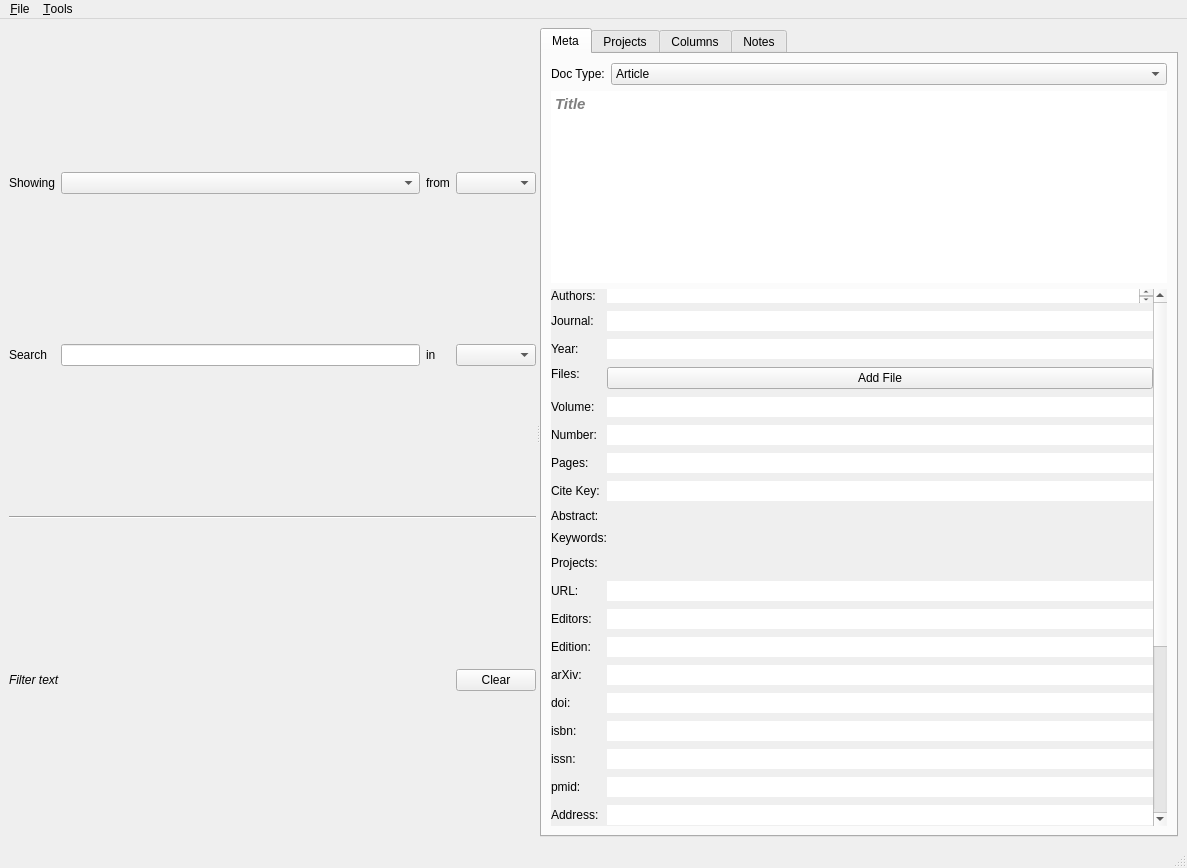
<?xml version="1.0" encoding="UTF-8"?>
<ui version="4.0">
 <class>MainWindow</class>
 <widget class="QMainWindow" name="MainWindow">
  <property name="geometry">
   <rect>
    <x>0</x>
    <y>0</y>
    <width>1187</width>
    <height>868</height>
   </rect>
  </property>
  <property name="windowTitle">
   <string>ArDa</string>
  </property>
  <widget class="QWidget" name="centralwidget">
   <layout class="QHBoxLayout" name="horizontalLayout">
    <item>
     <widget class="QSplitter" name="splitter">
      <property name="orientation">
       <enum>Qt::Horizontal</enum>
      </property>
      <widget class="QWidget" name="gridLayoutWidget">
       <layout class="QGridLayout" name="gridLayout_2">
        <item row="1" column="3">
         <widget class="QComboBox" name="comboBox_Search_Column"/>
        </item>
        <item row="1" column="0">
         <widget class="QLabel" name="label_7">
          <property name="text">
           <string>Search</string>
          </property>
         </widget>
        </item>
        <item row="1" column="2">
         <widget class="QLabel" name="label_8">
          <property name="text">
           <string>in</string>
          </property>
         </widget>
        </item>
        <item row="0" column="2">
         <widget class="QLabel" name="label_6">
          <property name="text">
           <string>from</string>
          </property>
         </widget>
        </item>
        <item row="0" column="0">
         <widget class="QLabel" name="label_5">
          <property name="text">
           <string>Showing</string>
          </property>
         </widget>
        </item>
        <item row="0" column="1">
         <widget class="QComboBox" name="comboBox_Filter"/>
        </item>
        <item row="1" column="1">
         <widget class="QLineEdit" name="lineEdit_Search"/>
        </item>
        <item row="3" column="0" colspan="3">
         <widget class="QLabel" name="label_CurrentFilter">
          <property name="font">
           <font>
            <italic>true</italic>
           </font>
          </property>
          <property name="text">
           <string>Filter text</string>
          </property>
          <property name="wordWrap">
           <bool>true</bool>
          </property>
         </widget>
        </item>
        <item row="3" column="3">
         <widget class="QPushButton" name="pushButton_ClearFilter">
          <property name="text">
           <string>Clear</string>
          </property>
          <property name="shortcut">
           <string>Esc</string>
          </property>
         </widget>
        </item>
        <item row="2" column="0" colspan="4">
         <widget class="Line" name="line">
          <property name="orientation">
           <enum>Qt::Horizontal</enum>
          </property>
         </widget>
        </item>
        <item row="0" column="3">
         <widget class="QComboBox" name="comboBox_Filter_Project"/>
        </item>
       </layout>
      </widget>
      <widget class="QTabWidget" name="tabSidePanel">
       <property name="sizePolicy">
        <sizepolicy hsizetype="Maximum" vsizetype="Expanding">
         <horstretch>0</horstretch>
         <verstretch>0</verstretch>
        </sizepolicy>
       </property>
       <property name="minimumSize">
        <size>
         <width>250</width>
         <height>0</height>
        </size>
       </property>
       <property name="maximumSize">
        <size>
         <width>16777215</width>
         <height>16777215</height>
        </size>
       </property>
       <property name="currentIndex">
        <number>0</number>
       </property>
       <widget class="QWidget" name="tabSidePanelPage1_2">
        <attribute name="title">
         <string>Meta</string>
        </attribute>
        <layout class="QVBoxLayout" name="verticalLayout_2">
         <item>
          <layout class="QHBoxLayout" name="horizontalLayout_2">
           <item>
            <widget class="QLabel" name="label">
             <property name="sizePolicy">
              <sizepolicy hsizetype="Preferred" vsizetype="Preferred">
               <horstretch>0</horstretch>
               <verstretch>0</verstretch>
              </sizepolicy>
             </property>
             <property name="text">
              <string>Doc Type:</string>
             </property>
            </widget>
           </item>
           <item>
            <widget class="QComboBox" name="comboBox_DocType">
             <property name="sizePolicy">
              <sizepolicy hsizetype="Preferred" vsizetype="Fixed">
               <horstretch>1</horstretch>
               <verstretch>0</verstretch>
              </sizepolicy>
             </property>
             <item>
              <property name="text">
               <string>Article</string>
              </property>
             </item>
             <item>
              <property name="text">
               <string>Book</string>
              </property>
             </item>
             <item>
              <property name="text">
               <string>Book Section</string>
              </property>
             </item>
             <item>
              <property name="text">
               <string>Working Paper</string>
              </property>
             </item>
             <item>
              <property name="text">
               <string>Report</string>
              </property>
             </item>
            </widget>
           </item>
          </layout>
         </item>
         <item>
          <widget class="QTextEdit" name="textEdit_Title">
           <property name="sizePolicy">
            <sizepolicy hsizetype="Expanding" vsizetype="Fixed">
             <horstretch>0</horstretch>
             <verstretch>1</verstretch>
            </sizepolicy>
           </property>
           <property name="font">
            <font>
             <pointsize>11</pointsize>
             <weight>75</weight>
             <italic>true</italic>
             <bold>true</bold>
            </font>
           </property>
           <property name="acceptDrops">
            <bool>false</bool>
           </property>
           <property name="toolTip">
            <string>last, first (one for each autho)</string>
           </property>
           <property name="frameShape">
            <enum>QFrame::Box</enum>
           </property>
           <property name="frameShadow">
            <enum>QFrame::Sunken</enum>
           </property>
           <property name="lineWidth">
            <number>0</number>
           </property>
           <property name="midLineWidth">
            <number>0</number>
           </property>
           <property name="placeholderText">
            <string>Title</string>
           </property>
          </widget>
         </item>
         <item>
          <widget class="QScrollArea" name="scrollArea">
           <property name="autoFillBackground">
            <bool>false</bool>
           </property>
           <property name="frameShape">
            <enum>QFrame::NoFrame</enum>
           </property>
           <property name="frameShadow">
            <enum>QFrame::Plain</enum>
           </property>
           <property name="lineWidth">
            <number>0</number>
           </property>
           <property name="horizontalScrollBarPolicy">
            <enum>Qt::ScrollBarAlwaysOff</enum>
           </property>
           <property name="sizeAdjustPolicy">
            <enum>QAbstractScrollArea::AdjustToContents</enum>
           </property>
           <property name="widgetResizable">
            <bool>true</bool>
           </property>
           <widget class="QWidget" name="scrollAreaWidgetContents_2">
            <property name="geometry">
             <rect>
              <x>0</x>
              <y>0</y>
              <width>424</width>
              <height>1153</height>
             </rect>
            </property>
            <property name="sizePolicy">
             <sizepolicy hsizetype="Expanding" vsizetype="Preferred">
              <horstretch>0</horstretch>
              <verstretch>0</verstretch>
             </sizepolicy>
            </property>
            <layout class="QVBoxLayout" name="verticalLayout_5">
             <property name="spacing">
              <number>0</number>
             </property>
             <property name="leftMargin">
              <number>0</number>
             </property>
             <property name="topMargin">
              <number>0</number>
             </property>
             <property name="rightMargin">
              <number>0</number>
             </property>
             <property name="bottomMargin">
              <number>0</number>
             </property>
             <item>
              <layout class="QFormLayout" name="formLayout">
               <property name="formAlignment">
                <set>Qt::AlignLeading|Qt::AlignLeft|Qt::AlignVCenter</set>
               </property>
               <property name="verticalSpacing">
                <number>8</number>
               </property>
               <item row="1" column="0">
                <layout class="QVBoxLayout" name="verticalLayout">
                 <item>
                  <widget class="QLabel" name="label_2">
                   <property name="text">
                    <string>Authors:</string>
                   </property>
                  </widget>
                 </item>
                 <item>
                  <spacer name="verticalSpacer_2">
                   <property name="orientation">
                    <enum>Qt::Vertical</enum>
                   </property>
                   <property name="sizeHint" stdset="0">
                    <size>
                     <width>20</width>
                     <height>40</height>
                    </size>
                   </property>
                  </spacer>
                 </item>
                </layout>
               </item>
               <item row="1" column="1">
                <widget class="QTextEdit" name="textEdit_Authors">
                 <property name="sizePolicy">
                  <sizepolicy hsizetype="Expanding" vsizetype="Ignored">
                   <horstretch>0</horstretch>
                   <verstretch>1</verstretch>
                  </sizepolicy>
                 </property>
                 <property name="acceptDrops">
                  <bool>false</bool>
                 </property>
                 <property name="frameShape">
                  <enum>QFrame::Box</enum>
                 </property>
                 <property name="lineWidth">
                  <number>0</number>
                 </property>
                </widget>
               </item>
               <item row="2" column="0">
                <widget class="QLabel" name="label_3">
                 <property name="text">
                  <string>Journal:</string>
                 </property>
                </widget>
               </item>
               <item row="2" column="1">
                <widget class="QLineEdit" name="lineEdit_Journal">
                 <property name="acceptDrops">
                  <bool>false</bool>
                 </property>
                 <property name="frame">
                  <bool>false</bool>
                 </property>
                </widget>
               </item>
               <item row="3" column="0">
                <widget class="QLabel" name="label_4">
                 <property name="text">
                  <string>Year:</string>
                 </property>
                </widget>
               </item>
               <item row="3" column="1">
                <widget class="QLineEdit" name="lineEdit_Year">
                 <property name="acceptDrops">
                  <bool>false</bool>
                 </property>
                 <property name="frame">
                  <bool>false</bool>
                 </property>
                </widget>
               </item>
               <item row="5" column="0">
                <layout class="QVBoxLayout" name="verticalLayout_3">
                 <item>
                  <widget class="QLabel" name="label_10">
                   <property name="text">
                    <string>Files:</string>
                   </property>
                  </widget>
                 </item>
                 <item>
                  <spacer name="verticalSpacer_6">
                   <property name="orientation">
                    <enum>Qt::Vertical</enum>
                   </property>
                   <property name="sizeHint" stdset="0">
                    <size>
                     <width>20</width>
                     <height>40</height>
                    </size>
                   </property>
                  </spacer>
                 </item>
                </layout>
               </item>
               <item row="5" column="1">
                <layout class="QVBoxLayout" name="verticalLayout_MetaFiles">
                 <property name="spacing">
                  <number>4</number>
                 </property>
                 <item>
                  <widget class="QPushButton" name="pushButton_AddFile">
                   <property name="sizePolicy">
                    <sizepolicy hsizetype="Expanding" vsizetype="Fixed">
                     <horstretch>0</horstretch>
                     <verstretch>0</verstretch>
                    </sizepolicy>
                   </property>
                   <property name="maximumSize">
                    <size>
                     <width>16777215</width>
                     <height>30</height>
                    </size>
                   </property>
                   <property name="text">
                    <string>Add File</string>
                   </property>
                   <property name="flat">
                    <bool>false</bool>
                   </property>
                  </widget>
                 </item>
                 <item>
                  <spacer name="verticalSpacer_7">
                   <property name="orientation">
                    <enum>Qt::Vertical</enum>
                   </property>
                   <property name="sizeHint" stdset="0">
                    <size>
                     <width>20</width>
                     <height>5</height>
                    </size>
                   </property>
                  </spacer>
                 </item>
                </layout>
               </item>
               <item row="6" column="0">
                <widget class="QLabel" name="label_9">
                 <property name="text">
                  <string>Volume:</string>
                 </property>
                </widget>
               </item>
               <item row="6" column="1">
                <widget class="QLineEdit" name="lineEdit_Volume">
                 <property name="acceptDrops">
                  <bool>false</bool>
                 </property>
                 <property name="frame">
                  <bool>false</bool>
                 </property>
                </widget>
               </item>
               <item row="7" column="0">
                <widget class="QLabel" name="label_13">
                 <property name="text">
                  <string>Number:</string>
                 </property>
                </widget>
               </item>
               <item row="7" column="1">
                <widget class="QLineEdit" name="lineEdit_Number">
                 <property name="sizePolicy">
                  <sizepolicy hsizetype="Minimum" vsizetype="Fixed">
                   <horstretch>0</horstretch>
                   <verstretch>0</verstretch>
                  </sizepolicy>
                 </property>
                 <property name="acceptDrops">
                  <bool>false</bool>
                 </property>
                 <property name="frame">
                  <bool>false</bool>
                 </property>
                </widget>
               </item>
               <item row="8" column="0">
                <widget class="QLabel" name="label_20">
                 <property name="text">
                  <string>Pages:</string>
                 </property>
                </widget>
               </item>
               <item row="8" column="1">
                <widget class="QLineEdit" name="lineEdit_Pages">
                 <property name="sizePolicy">
                  <sizepolicy hsizetype="Minimum" vsizetype="Fixed">
                   <horstretch>0</horstretch>
                   <verstretch>0</verstretch>
                  </sizepolicy>
                 </property>
                 <property name="acceptDrops">
                  <bool>false</bool>
                 </property>
                 <property name="frame">
                  <bool>false</bool>
                 </property>
                </widget>
               </item>
               <item row="9" column="0">
                <widget class="QLabel" name="label_21">
                 <property name="text">
                  <string>Cite Key:</string>
                 </property>
                </widget>
               </item>
               <item row="9" column="1">
                <widget class="QLineEdit" name="lineEdit_Cite_Key">
                 <property name="sizePolicy">
                  <sizepolicy hsizetype="Minimum" vsizetype="Fixed">
                   <horstretch>0</horstretch>
                   <verstretch>0</verstretch>
                  </sizepolicy>
                 </property>
                 <property name="acceptDrops">
                  <bool>false</bool>
                 </property>
                 <property name="frame">
                  <bool>false</bool>
                 </property>
                </widget>
               </item>
               <item row="10" column="0">
                <widget class="QLabel" name="label_15">
                 <property name="text">
                  <string>Abstract:</string>
                 </property>
                </widget>
               </item>
               <item row="11" column="0">
                <widget class="QLabel" name="label_34">
                 <property name="text">
                  <string>Keywords:</string>
                 </property>
                </widget>
               </item>
               <item row="13" column="0">
                <widget class="QLabel" name="label_12">
                 <property name="text">
                  <string>URL:</string>
                 </property>
                </widget>
               </item>
               <item row="13" column="1">
                <widget class="QLineEdit" name="lineEdit_URL">
                 <property name="acceptDrops">
                  <bool>false</bool>
                 </property>
                 <property name="frame">
                  <bool>false</bool>
                 </property>
                </widget>
               </item>
               <item row="14" column="0">
                <widget class="QLabel" name="label_11">
                 <property name="text">
                  <string>Editors:</string>
                 </property>
                </widget>
               </item>
               <item row="14" column="1">
                <widget class="QLineEdit" name="lineEdit_Editors">
                 <property name="acceptDrops">
                  <bool>false</bool>
                 </property>
                 <property name="toolTip">
                  <string>last, first; last, first...</string>
                 </property>
                 <property name="frame">
                  <bool>false</bool>
                 </property>
                </widget>
               </item>
               <item row="15" column="0">
                <widget class="QLabel" name="label_14">
                 <property name="text">
                  <string>Edition:</string>
                 </property>
                </widget>
               </item>
               <item row="15" column="1">
                <widget class="QLineEdit" name="lineEdit_Edition">
                 <property name="acceptDrops">
                  <bool>false</bool>
                 </property>
                 <property name="frame">
                  <bool>false</bool>
                 </property>
                </widget>
               </item>
               <item row="16" column="0">
                <widget class="QLabel" name="label_16">
                 <property name="text">
                  <string>arXiv:</string>
                 </property>
                </widget>
               </item>
               <item row="16" column="1">
                <widget class="QLineEdit" name="lineEdit_arXiv">
                 <property name="acceptDrops">
                  <bool>false</bool>
                 </property>
                 <property name="frame">
                  <bool>false</bool>
                 </property>
                </widget>
               </item>
               <item row="17" column="0">
                <widget class="QLabel" name="label_17">
                 <property name="text">
                  <string>doi:</string>
                 </property>
                </widget>
               </item>
               <item row="17" column="1">
                <widget class="QLineEdit" name="lineEdit_doi">
                 <property name="acceptDrops">
                  <bool>false</bool>
                 </property>
                 <property name="frame">
                  <bool>false</bool>
                 </property>
                </widget>
               </item>
               <item row="18" column="0">
                <widget class="QLabel" name="label_18">
                 <property name="text">
                  <string>isbn:</string>
                 </property>
                </widget>
               </item>
               <item row="18" column="1">
                <widget class="QLineEdit" name="lineEdit_isbn">
                 <property name="acceptDrops">
                  <bool>false</bool>
                 </property>
                 <property name="frame">
                  <bool>false</bool>
                 </property>
                </widget>
               </item>
               <item row="19" column="0">
                <widget class="QLabel" name="label_19">
                 <property name="text">
                  <string>issn:</string>
                 </property>
                </widget>
               </item>
               <item row="19" column="1">
                <widget class="QLineEdit" name="lineEdit_issn">
                 <property name="acceptDrops">
                  <bool>false</bool>
                 </property>
                 <property name="frame">
                  <bool>false</bool>
                 </property>
                </widget>
               </item>
               <item row="20" column="0">
                <widget class="QLabel" name="label_23">
                 <property name="text">
                  <string>pmid:</string>
                 </property>
                </widget>
               </item>
               <item row="20" column="1">
                <widget class="QLineEdit" name="lineEdit_pmid">
                 <property name="acceptDrops">
                  <bool>false</bool>
                 </property>
                 <property name="frame">
                  <bool>false</bool>
                 </property>
                </widget>
               </item>
               <item row="21" column="0">
                <widget class="QLabel" name="label_24">
                 <property name="text">
                  <string>Address:</string>
                 </property>
                </widget>
               </item>
               <item row="21" column="1">
                <widget class="QLineEdit" name="lineEdit_Address">
                 <property name="acceptDrops">
                  <bool>false</bool>
                 </property>
                 <property name="frame">
                  <bool>false</bool>
                 </property>
                </widget>
               </item>
               <item row="22" column="0">
                <widget class="QLabel" name="label_25">
                 <property name="text">
                  <string>Book Title:</string>
                 </property>
                </widget>
               </item>
               <item row="22" column="1">
                <widget class="QLineEdit" name="lineEdit_BookTitle">
                 <property name="acceptDrops">
                  <bool>false</bool>
                 </property>
                 <property name="frame">
                  <bool>false</bool>
                 </property>
                </widget>
               </item>
               <item row="23" column="0">
                <widget class="QLabel" name="label_26">
                 <property name="text">
                  <string>Chapter:</string>
                 </property>
                </widget>
               </item>
               <item row="23" column="1">
                <widget class="QLineEdit" name="lineEdit_Chapter">
                 <property name="acceptDrops">
                  <bool>false</bool>
                 </property>
                 <property name="frame">
                  <bool>false</bool>
                 </property>
                </widget>
               </item>
               <item row="24" column="0">
                <widget class="QLabel" name="label_27">
                 <property name="text">
                  <string>Crossref:</string>
                 </property>
                </widget>
               </item>
               <item row="24" column="1">
                <widget class="QLineEdit" name="lineEdit_Crossref">
                 <property name="acceptDrops">
                  <bool>false</bool>
                 </property>
                 <property name="frame">
                  <bool>false</bool>
                 </property>
                </widget>
               </item>
               <item row="25" column="0">
                <widget class="QLabel" name="label_28">
                 <property name="text">
                  <string>Institution:</string>
                 </property>
                </widget>
               </item>
               <item row="25" column="1">
                <widget class="QLineEdit" name="lineEdit_Institution">
                 <property name="acceptDrops">
                  <bool>false</bool>
                 </property>
                 <property name="frame">
                  <bool>false</bool>
                 </property>
                </widget>
               </item>
               <item row="26" column="0">
                <widget class="QLabel" name="label_29">
                 <property name="text">
                  <string>Org.:</string>
                 </property>
                </widget>
               </item>
               <item row="26" column="1">
                <widget class="QLineEdit" name="lineEdit_Organization">
                 <property name="acceptDrops">
                  <bool>false</bool>
                 </property>
                 <property name="frame">
                  <bool>false</bool>
                 </property>
                </widget>
               </item>
               <item row="27" column="0">
                <widget class="QLabel" name="label_30">
                 <property name="text">
                  <string>Month:</string>
                 </property>
                </widget>
               </item>
               <item row="27" column="1">
                <widget class="QLineEdit" name="lineEdit_Month">
                 <property name="acceptDrops">
                  <bool>false</bool>
                 </property>
                 <property name="frame">
                  <bool>false</bool>
                 </property>
                </widget>
               </item>
               <item row="28" column="0">
                <widget class="QLabel" name="label_33">
                 <property name="text">
                  <string>Publisher:</string>
                 </property>
                </widget>
               </item>
               <item row="28" column="1">
                <widget class="QLineEdit" name="lineEdit_Publisher">
                 <property name="acceptDrops">
                  <bool>false</bool>
                 </property>
                 <property name="frame">
                  <bool>false</bool>
                 </property>
                </widget>
               </item>
               <item row="29" column="0">
                <widget class="QLabel" name="label_31">
                 <property name="text">
                  <string>School:</string>
                 </property>
                </widget>
               </item>
               <item row="29" column="1">
                <widget class="QLineEdit" name="lineEdit_School">
                 <property name="acceptDrops">
                  <bool>false</bool>
                 </property>
                 <property name="frame">
                  <bool>false</bool>
                 </property>
                </widget>
               </item>
               <item row="30" column="0">
                <widget class="QLabel" name="label_32">
                 <property name="text">
                  <string>Series:</string>
                 </property>
                </widget>
               </item>
               <item row="30" column="1">
                <widget class="QLineEdit" name="lineEdit_Series">
                 <property name="acceptDrops">
                  <bool>false</bool>
                 </property>
                 <property name="frame">
                  <bool>false</bool>
                 </property>
                </widget>
               </item>
               <item row="31" column="0">
                <spacer name="verticalSpacer_5">
                 <property name="orientation">
                  <enum>Qt::Vertical</enum>
                 </property>
                 <property name="sizeHint" stdset="0">
                  <size>
                   <width>20</width>
                   <height>40</height>
                  </size>
                 </property>
                </spacer>
               </item>
               <item row="31" column="1">
                <spacer name="verticalSpacer_4">
                 <property name="orientation">
                  <enum>Qt::Vertical</enum>
                 </property>
                 <property name="sizeHint" stdset="0">
                  <size>
                   <width>20</width>
                   <height>40</height>
                  </size>
                 </property>
                </spacer>
               </item>
               <item row="12" column="0">
                <widget class="QLabel" name="label_22">
                 <property name="text">
                  <string>Projects:</string>
                 </property>
                </widget>
               </item>
               <item row="12" column="1">
                <widget class="QLineEdit" name="lineEdit_Projects">
                 <property name="enabled">
                  <bool>false</bool>
                 </property>
                 <property name="acceptDrops">
                  <bool>false</bool>
                 </property>
                 <property name="frame">
                  <bool>false</bool>
                 </property>
                </widget>
               </item>
              </layout>
             </item>
            </layout>
           </widget>
          </widget>
         </item>
        </layout>
       </widget>
       <widget class="QWidget" name="tabSidePanelPage2_2">
        <attribute name="title">
         <string>Projects</string>
        </attribute>
        <layout class="QGridLayout" name="gridLayout">
         <item row="1" column="0">
          <widget class="QPushButton" name="pushButton_NewProject">
           <property name="text">
            <string>New Project</string>
           </property>
          </widget>
         </item>
         <item row="0" column="0" colspan="2">
          <widget class="QTreeView" name="treeView_Projects">
           <property name="sizePolicy">
            <sizepolicy hsizetype="Expanding" vsizetype="Expanding">
             <horstretch>1</horstretch>
             <verstretch>1</verstretch>
            </sizepolicy>
           </property>
          </widget>
         </item>
         <item row="1" column="1">
          <widget class="QPushButton" name="pushButton_OpenProjectFolder">
           <property name="text">
            <string>Open Project Folder</string>
           </property>
          </widget>
         </item>
         <item row="2" column="0">
          <widget class="QPushButton" name="pushButton_EditProject">
           <property name="text">
            <string>Edit Project</string>
           </property>
          </widget>
         </item>
        </layout>
       </widget>
       <widget class="QWidget" name="tabSidePanelPage3_2">
        <attribute name="title">
         <string>Columns</string>
        </attribute>
        <layout class="QVBoxLayout" name="verticalLayout_4">
         <item>
          <widget class="QScrollArea" name="scrollArea_2">
           <property name="widgetResizable">
            <bool>true</bool>
           </property>
           <widget class="QWidget" name="scrollAreaWidgetContents">
            <property name="geometry">
             <rect>
              <x>0</x>
              <y>0</y>
              <width>456</width>
              <height>681</height>
             </rect>
            </property>
            <layout class="QVBoxLayout" name="verticalLayout_6"/>
           </widget>
          </widget>
         </item>
        </layout>
       </widget>
       <widget class="QWidget" name="tab">
        <attribute name="title">
         <string>Notes</string>
        </attribute>
        <layout class="QVBoxLayout" name="verticalLayout_7">
         <item>
          <widget class="QLabel" name="label_Note">
           <property name="text">
            <string>General Notes:</string>
           </property>
          </widget>
         </item>
         <item>
          <layout class="QHBoxLayout" name="horizontalLayout_ProjNotes">
           <item>
            <widget class="QLabel" name="label_36">
             <property name="text">
              <string>Project Notes:</string>
             </property>
            </widget>
           </item>
           <item>
            <widget class="QComboBox" name="comboBox_ProjNotes">
             <property name="sizePolicy">
              <sizepolicy hsizetype="Preferred" vsizetype="Fixed">
               <horstretch>1</horstretch>
               <verstretch>0</verstretch>
              </sizepolicy>
             </property>
            </widget>
           </item>
          </layout>
         </item>
        </layout>
       </widget>
      </widget>
     </widget>
    </item>
   </layout>
  </widget>
  <widget class="QMenuBar" name="menubar">
   <property name="geometry">
    <rect>
     <x>0</x>
     <y>0</y>
     <width>1187</width>
     <height>38</height>
    </rect>
   </property>
   <widget class="QMenu" name="menu_File">
    <property name="title">
     <string>&amp;File</string>
    </property>
    <widget class="QMenu" name="menuImport">
     <property name="title">
      <string>&amp;Import/Add</string>
     </property>
     <addaction name="actionPDF_File"/>
     <addaction name="actionBib_File"/>
     <addaction name="action_New_Blank_Entry"/>
    </widget>
    <addaction name="actionNew_Bib_DB"/>
    <addaction name="actionOpen_Bib_DB"/>
    <addaction name="menuImport"/>
    <addaction name="action_Settings"/>
    <addaction name="action_Exit"/>
   </widget>
   <widget class="QMenu" name="menuTools">
    <property name="title">
     <string>&amp;Tools</string>
    </property>
    <addaction name="actionCheck_for_New_Docs"/>
    <addaction name="actionCheck_for_Duplicates"/>
    <addaction name="actionOpen_Selected_in_Acrobat"/>
    <addaction name="separator"/>
    <addaction name="actionSearch_Crossref"/>
    <addaction name="separator"/>
    <addaction name="actionFilter_by_Author"/>
    <addaction name="actionFilter_by_Keyword"/>
    <addaction name="actionFilter_by_Journal"/>
    <addaction name="separator"/>
    <addaction name="actionBuild_Bib_Files"/>
    <addaction name="actionDebug_Article_Files"/>
   </widget>
   <addaction name="menu_File"/>
   <addaction name="menuTools"/>
  </widget>
  <widget class="QStatusBar" name="statusbar"/>
  <action name="action_Settings">
   <property name="text">
    <string>Settings</string>
   </property>
  </action>
  <action name="action_Exit">
   <property name="text">
    <string>&amp;Exit</string>
   </property>
   <property name="shortcut">
    <string>Ctrl+Q</string>
   </property>
  </action>
  <action name="actionCheck_for_Duplicates">
   <property name="text">
    <string>Check for &amp;Duplicates</string>
   </property>
  </action>
  <action name="actionCheck_for_New_Docs">
   <property name="text">
    <string>Check for &amp;New Docs</string>
   </property>
  </action>
  <action name="actionOpen_Selected_in_Acrobat">
   <property name="text">
    <string>&amp;Open in Acrobat</string>
   </property>
   <property name="shortcut">
    <string>Ctrl+O</string>
   </property>
  </action>
  <action name="actionPDF_File">
   <property name="text">
    <string>&amp;PDF File</string>
   </property>
   <property name="shortcut">
    <string>Ctrl+P</string>
   </property>
  </action>
  <action name="actionBib_File">
   <property name="text">
    <string>&amp;Bib File</string>
   </property>
  </action>
  <action name="actionNew_Bib_DB">
   <property name="text">
    <string>&amp;New Bib DB</string>
   </property>
  </action>
  <action name="actionOpen_Bib_DB">
   <property name="text">
    <string>&amp;Open Bib DB</string>
   </property>
  </action>
  <action name="action_New_Blank_Entry">
   <property name="text">
    <string>&amp;New Blank Entry</string>
   </property>
   <property name="shortcut">
    <string>+</string>
   </property>
  </action>
  <action name="actionFilter_by_Author">
   <property name="text">
    <string>Filter by Author</string>
   </property>
   <property name="shortcut">
    <string>Ctrl+A</string>
   </property>
  </action>
  <action name="actionFilter_by_Keyword">
   <property name="text">
    <string>Filter by Keyword</string>
   </property>
   <property name="shortcut">
    <string>Ctrl+K</string>
   </property>
  </action>
  <action name="actionFilter_by_Journal">
   <property name="text">
    <string>Filter by Journal</string>
   </property>
   <property name="shortcut">
    <string>Ctrl+J</string>
   </property>
  </action>
  <action name="actionBuild_Bib_Files">
   <property name="text">
    <string>Build Bib Files</string>
   </property>
  </action>
  <action name="actionSearch_Crossref">
   <property name="text">
    <string>Search Crossref</string>
   </property>
  </action>
  <action name="actionDebug_Article_Files">
   <property name="text">
    <string>Debug Article Files</string>
   </property>
  </action>
 </widget>
 <tabstops>
  <tabstop>comboBox_Filter</tabstop>
  <tabstop>comboBox_Filter_Project</tabstop>
  <tabstop>lineEdit_Search</tabstop>
  <tabstop>comboBox_Search_Column</tabstop>
  <tabstop>comboBox_DocType</tabstop>
  <tabstop>textEdit_Title</tabstop>
  <tabstop>textEdit_Authors</tabstop>
  <tabstop>lineEdit_Journal</tabstop>
  <tabstop>lineEdit_Year</tabstop>
  <tabstop>lineEdit_Volume</tabstop>
  <tabstop>lineEdit_Number</tabstop>
  <tabstop>lineEdit_Pages</tabstop>
  <tabstop>lineEdit_Cite_Key</tabstop>
  <tabstop>lineEdit_Projects</tabstop>
  <tabstop>lineEdit_URL</tabstop>
  <tabstop>lineEdit_Editors</tabstop>
  <tabstop>lineEdit_Edition</tabstop>
  <tabstop>lineEdit_arXiv</tabstop>
  <tabstop>lineEdit_doi</tabstop>
  <tabstop>lineEdit_isbn</tabstop>
  <tabstop>lineEdit_issn</tabstop>
  <tabstop>lineEdit_pmid</tabstop>
  <tabstop>lineEdit_Address</tabstop>
  <tabstop>lineEdit_BookTitle</tabstop>
  <tabstop>lineEdit_Chapter</tabstop>
  <tabstop>lineEdit_Crossref</tabstop>
  <tabstop>lineEdit_Institution</tabstop>
  <tabstop>lineEdit_Organization</tabstop>
  <tabstop>lineEdit_Month</tabstop>
  <tabstop>lineEdit_Publisher</tabstop>
  <tabstop>lineEdit_School</tabstop>
  <tabstop>lineEdit_Series</tabstop>
  <tabstop>pushButton_ClearFilter</tabstop>
  <tabstop>scrollArea</tabstop>
  <tabstop>tabSidePanel</tabstop>
  <tabstop>pushButton_AddFile</tabstop>
  <tabstop>pushButton_NewProject</tabstop>
  <tabstop>treeView_Projects</tabstop>
  <tabstop>pushButton_OpenProjectFolder</tabstop>
  <tabstop>pushButton_EditProject</tabstop>
  <tabstop>scrollArea_2</tabstop>
 </tabstops>
 <resources/>
 <connections/>
</ui>
